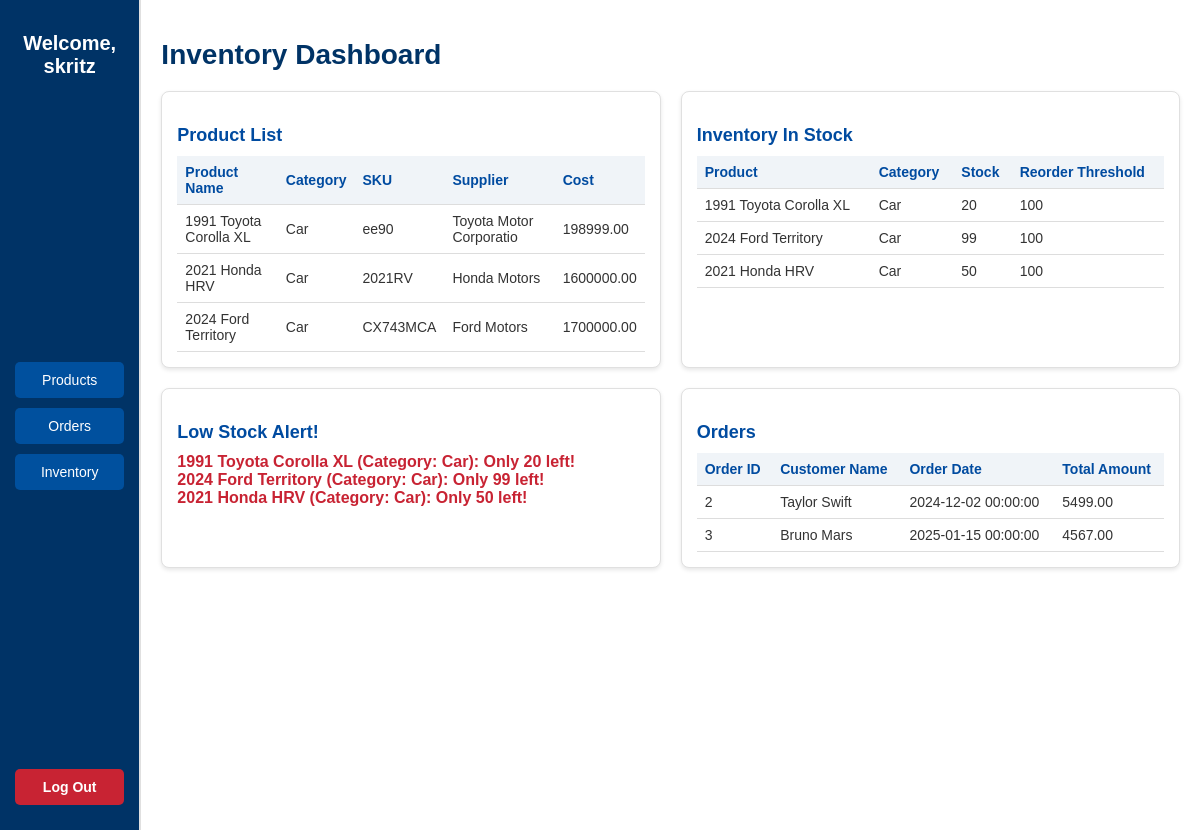
The page /FinalProject/dashboard.php (signed in) on the database its author committed.
### tables this page shows
CREATE TABLE `users` (
  `user_id` int(11) NOT NULL,
  `username` varchar(50) NOT NULL,
  `password` varchar(255) NOT NULL,
  `role` enum('admin','user') NOT NULL
);

CREATE TABLE `products` (
  `product_id` int(11) NOT NULL,
  `product_name` varchar(100) NOT NULL,
  `category` varchar(50) NOT NULL,
  `sku` varchar(50) NOT NULL,
  `supplier` varchar(100) NOT NULL,
  `cost` decimal(10,2) NOT NULL
);

CREATE TABLE `inventory` (
  `inventory_id` int(11) NOT NULL,
  `product_id` int(11) NOT NULL,
  `stock` int(11) NOT NULL,
  `reorder_threshold` int(11) NOT NULL
);

CREATE TABLE `orders` (
  `order_id` int(11) NOT NULL,
  `customer_id` int(11) NOT NULL,
  `order_date` datetime NOT NULL,
  `total_amount` decimal(10,2) NOT NULL
);

CREATE TABLE `customers` (
  `customer_name` varchar(255) NOT NULL,
  `customer_id` int(11) NOT NULL
);

### FinalProject/dashboard.php (the view, shortened to what this page needs)
<?php
$host = 'localhost';
$db = 'inventorymanagement';
$user = 'root';
$pass = '';
try {
    $pdo = new PDO("mysql:host=$host;dbname=$db", $user, $pass);
    $pdo->setAttribute(PDO::ATTR_ERRMODE, PDO::ERRMODE_EXCEPTION);
} catch (PDOException $e) {
    die("Database connection failed: " . $e->getMessage());
}
$userQuery = $pdo->prepare("SELECT * FROM users WHERE user_id = ?");
$userQuery->execute([$_SESSION['user_id']]);
$user = $userQuery->fetch(PDO::FETCH_ASSOC);
$productQuery = $pdo->query("SELECT product_name, category, sku, supplier, cost FROM products");
$products = $productQuery->fetchAll(PDO::FETCH_ASSOC);
$inventoryQuery = $pdo->query("SELECT p.product_name, p.category, i.stock, i.reorder_threshold, i.inventory_id
                                FROM inventory i
                                INNER JOIN products p ON i.product_id = p.product_id");
$inventory = $inventoryQuery->fetchAll(PDO::FETCH_ASSOC);
$lowStockQuery = $pdo->query("SELECT p.product_name, p.category, i.stock
                                FROM inventory i
                                INNER JOIN products p ON i.product_id = p.product_id
                                WHERE i.stock < i.reorder_threshold");
$lowStockAlerts = $lowStockQuery->fetchAll(PDO::FETCH_ASSOC);
$orderQuery = $pdo->query("SELECT o.order_id, c.customer_name, o.order_date, o.total_amount
                            FROM orders o
                            INNER JOIN customers c ON o.customer_id = c.customer_id");
$orders = $orderQuery->fetchAll(PDO::FETCH_ASSOC);
?>
<!DOCTYPE html>
<html lang="en">
<head>
    <link rel="stylesheet" href="dashboardstyles.css">
</head>
<body>
    <div class="sidebar">
        <h2>Welcome, <?= htmlspecialchars($user['username']) ?></h2>
        <div class="button-group">
            <button class="products-btn" onclick="window.location.href='products.php'">Products</button>
            <button class="orders-btn" onclick="window.location.href='orders.php'">Orders</button>
            <button class="inventory-btn" onclick="window.location.href='inventory.php'">Inventory</button>
        </div>
        <button class="logout-btn" onclick="window.location.href='logout.php'">Log Out</button>
    </div>
    <div class="main-content">
        <h1>Inventory Dashboard</h1>
        <div class="container">
            <div class="box">
                <h3>Product List</h3>
                <table>
                    <thead>
                        <tr>
                            <th>Product Name</th>
                            <th>Category</th>
                            <th>SKU</th>
                            <th>Supplier</th>
                            <th>Cost</th>
                        </tr>
                    </thead>
                    <tbody>
                        <?php foreach ($products as $product): ?>
                            <tr>
                                <td><?= htmlspecialchars($product['product_name']) ?></td>
                                <td><?= htmlspecialchars($product['category']) ?></td>
                                <td><?= htmlspecialchars($product['sku']) ?></td>
                                <td><?= htmlspecialchars($product['supplier']) ?></td>
                                <td><?= htmlspecialchars($product['cost']) ?></td>
                            </tr>
                        <?php endforeach; ?>
                    </tbody>
                </table>
            </div>
            <div class="box">
                <h3>Inventory In Stock</h3>
                <table>
                    <thead>
                        <tr>
                            <th>Product</th>
                            <th>Category</th>
                            <th>Stock</th>
                            <th>Reorder Threshold</th>
                        </tr>
                    </thead>
                    <tbody>
                        <?php foreach ($inventory as $item): ?>
                            <tr>
                                <td><?= htmlspecialchars($item['product_name']) ?></td>
                                <td><?= htmlspecialchars($item['category']) ?></td>
                                <td><?= htmlspecialchars($item['stock']) ?></td>
                                <td><?= htmlspecialchars($item['reorder_threshold']) ?></td>
                            </tr>
                        <?php endforeach; ?>
                    </tbody>
                </table>
            </div>
            <div class="box">
                <h3>Low Stock Alert!</h3>
                <?php if (count($lowStockAlerts) > 0): ?>
                    <div class="alert">
                        <?php foreach ($lowStockAlerts as $alert): ?>
                            <?= htmlspecialchars($alert['product_name']) ?> (Category: <?= htmlspecialchars($alert['category']) ?>): Only <?= htmlspecialchars($alert['stock']) ?> left!<br>
                        <?php endforeach; ?>
                    </div>
                <?php else: ?>
                    <p>No low stock items.</p>
                <?php endif; ?>
            </div>
            <div class="box">
                <h3>Orders</h3>
                <table>
                    <thead>
                        <tr>
                            <th>Order ID</th>
                            <th>Customer Name</th>
                            <th>Order Date</th>
                            <th>Total Amount</th>
                        </tr>
                    </thead>
                    <tbody>
                        <?php foreach ($orders as $order): ?>
                            <tr>
                                <td><?= htmlspecialchars($order['order_id']) ?></td>
                                <td><?= htmlspecialchars($order['customer_name']) ?></td>
                                <td><?= htmlspecialchars($order['order_date']) ?></td>
                                <td><?= htmlspecialchars($order['total_amount']) ?></td>
                            </tr>
                        <?php endforeach; ?>
                    </tbody>
                </table>
            </div>
        </div>
    </div>
</body>
</html>

### FinalProject/dashboardstyles.css (style rules this page uses)
body { font-family: Arial, sans-serif; margin: 0; padding: 0; background-color: #f9fafb; color: #333; display: flex; }
h1 { color: #003366; font-size: 28px; }
.sidebar { background-color: #003366; width: 220px; padding: 15px; height: 100vh; color: #fff; display: flex; flex-direction: column; justify-content: space-between; }
.sidebar h2 { font-size: 20px; text-align: center; margin-bottom: 15px; }
.button-group button { display: block; width: 100%; padding: 10px; margin-bottom: 10px; font-size: 14px; background-color: #00509e; color: white; border: none; border-radius: 5px; cursor: pointer; text-align: center; }
.logout-btn { display: block; width: 100%; padding: 10px; margin-bottom: 10px; font-size: 14px; background-color: #c82333; color: white; border: none; border-radius: 5px; cursor: pointer; text-align: center; font-weight: bold; }
.main-content { flex-grow: 1; padding: 20px; background-color: #ffffff; border-left: 2px solid #e0e0e0; }
.container { display: flex; gap: 20px; flex-wrap: wrap; margin-top: 20px; }
.box { background-color: #ffffff; padding: 15px; border: 1px solid #e0e0e0; border-radius: 8px; flex: 1 1 30%; min-width: 300px; box-shadow: 0 2px 4px rgba(0, 0, 0, 0.1); }
.box h3 { font-size: 18px; margin-bottom: 10px; color: #004ba0; }
.alert { color: #c82333; font-weight: bold; }
table { width: 100%; border-collapse: collapse; font-size: 14px; margin-top: 10px; }
th, td { padding: 8px; text-align: left; border-bottom: 1px solid #ddd; }
th { background-color: #f0f4f8; color: #004ba0; }

### rows shown on the page
users: username "skritz"
products: product_name "1991 Toyota Corolla XL", category "Car", sku "ee90", supplier "Toyota Motor Corporatio", cost "198999.00"
products: product_name "2021 Honda HRV", category "Car", sku "2021RV", supplier "Honda Motors", cost "1600000.00"
products: product_name "2024 Ford Territory", category "Car", sku "CX743MCA", supplier "Ford Motors", cost "1700000.00"
inventory: product.product_name "1991 Toyota Corolla XL", product.category "Car", stock "20", reorder_threshold "100"
inventory: product.product_name "2024 Ford Territory", product.category "Car", stock "99", reorder_threshold "100"
inventory: product.product_name "2021 Honda HRV", product.category "Car", stock "50", reorder_threshold "100"
orders: order_id "2", customer.customer_name "Taylor Swift", order_date "2024-12-02 00:00:00", total_amount "5499.00"
orders: order_id "3", customer.customer_name "Bruno Mars", order_date "2025-01-15 00:00:00", total_amount "4567.00"
